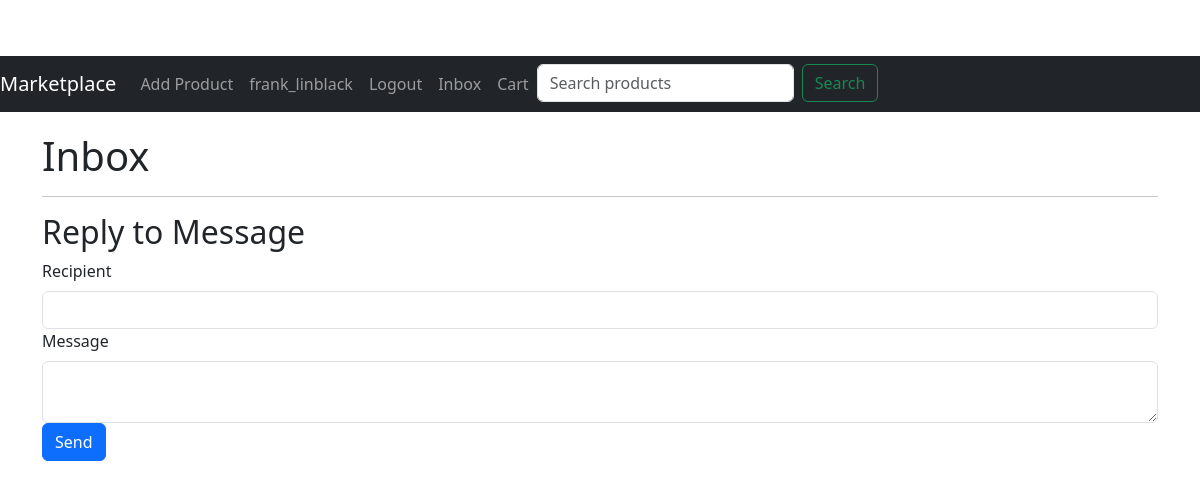
The page /inbox (signed in) on the database as committed earlier.
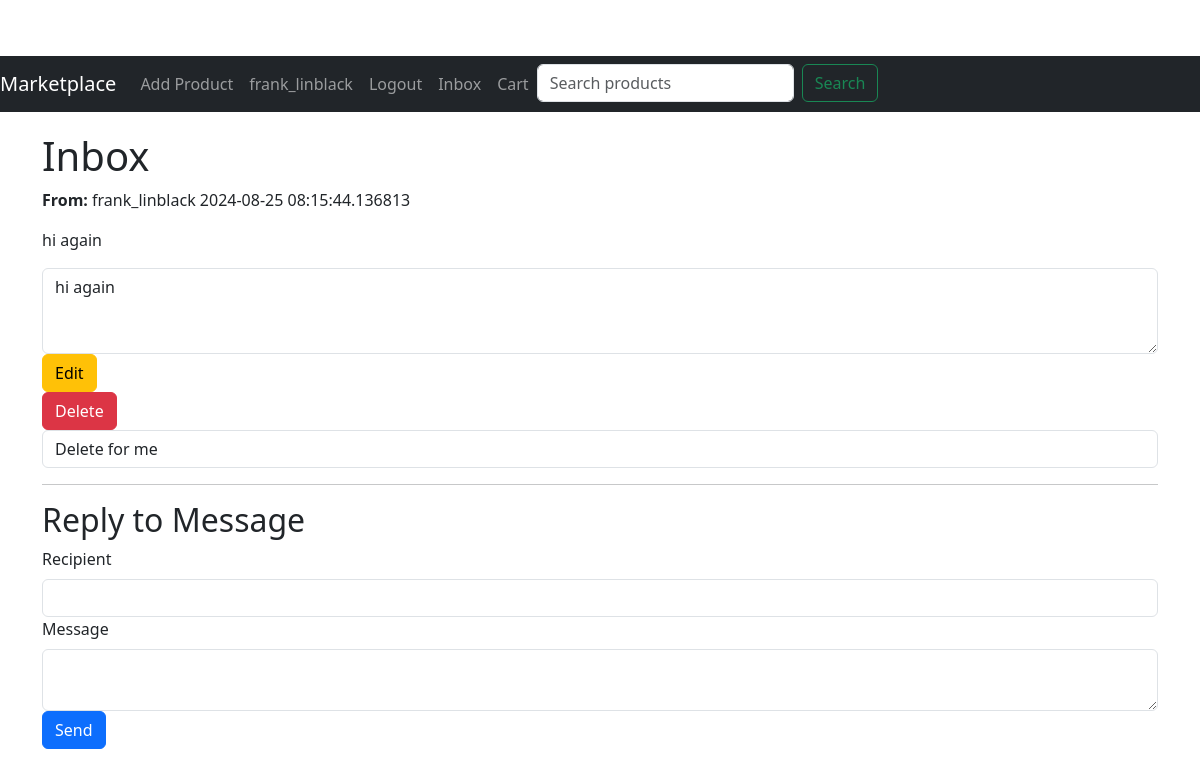
The same page on the database as committed later.
### app/models.py (models this page shows, shortened)
class User(UserMixin, db.Model):
    id = db.Column(db.Integer, primary_key=True)
    username = db.Column(db.String(64), index=True, unique=True)
    email = db.Column(db.String(120), index=True, unique=True)
    password_hash = db.Column(db.String(128))
    profile_picture = db.Column(db.String(150), nullable=True)
    products = db.relationship('Product', backref='author', lazy='dynamic')
    reviews = db.relationship('Review', backref='author', lazy='dynamic')
    admin_profile = db.relationship('Admin', uselist=False, backref='user')
    wishlist_entries = db.relationship('Wishlist', backref='user', lazy=True)
    received_messages = db.relationship('Message', foreign_keys='Message.receiver_id', backref='receiver', overlaps="sent_messages,received_messages")
    sent_messages = db.relationship('Message', foreign_keys='Message.sender_id', backref='sender', overlaps="received_messages,sent_messages")

class Message(db.Model):
    id = db.Column(db.Integer, primary_key=True)
    sender_id = db.Column(db.Integer, db.ForeignKey('user.id'))
    receiver_id = db.Column(db.Integer, db.ForeignKey('user.id'))
    body = db.Column(db.String(1024))
    timestamp = db.Column(db.DateTime, index=True, default=datetime.utcnow)
    read = db.Column(db.Boolean, default=False)
    edited = db.Column(db.Boolean, default=False)
    edit_timestamp = db.Column(db.DateTime, nullable=True)
    deleted_for_sender = db.Column(db.Boolean, default=False)
    deleted_for_receiver = db.Column(db.Boolean, default=False)

### app/routes.py (the view, shortened to what this page needs)
@bp.route('/inbox', methods=['GET', 'POST'])
@login_required
def inbox():
    messages = Message.query.filter(
        (Message.receiver_id == current_user.id) & (Message.deleted_for_receiver == False) |
        (Message.sender_id == current_user.id) & (Message.deleted_for_sender == False)
    ).order_by(Message.timestamp.asc()).all()
    form = MessageForm()
    for message in messages:
        if not message.read and message.receiver_id == current_user.id:
            message.read = True
            db.session.commit()
    return render_template('inbox.html', title='Inbox', messages=messages, form=form)

### app/forms.py
class MessageForm(FlaskForm):
    recipient = StringField('Recipient', validators=[DataRequired()])
    body = TextAreaField('Message', validators=[DataRequired()])
    submit = SubmitField('Send')

### app/models.py (called while the page is built)
@login.user_loader
def load_user(id):
    return User.query.get(int(id))

### app/routes.py (called while the page is built)
@bp.before_request
def before_request():
    if current_user.is_authenticated:
        unread_count = Message.query.filter_by(receiver_id=current_user.id, read=False).count()
        current_app.jinja_env.globals['unread_count'] = unread_count

### app/templates/inbox.html (shortened to what this page needs)
{% extends "base.html" %}
{% block content %}
<h1>{{ title }}</h1>
<div class="inbox-messages">
    {% for message in messages %}
    <div class="message-item {% if not message.read %}unread{% endif %}">
        <p><strong>From:</strong> {{ message.sender.username }} <span class="timestamp">{{ message.timestamp }}</span></p>
        <p>{{ message.body }}</p>
        {% if message.sender.id == current_user.id %}
        <div class="message-actions">
            <form method="POST" action="{{ url_for('main.edit_message', message_id=message.id) }}">
                <div class="form-group">
                    <textarea name="body" class="form-control" rows="3">{{ message.body }}</textarea>
                </div>
                <button type="submit" class="btn btn-warning">Edit</button>
            </form>
            <form method="POST" action="{{ url_for('main.delete_message', message_id=message.id) }}" style="display:inline;">
                <button type="submit" class="btn btn-danger">Delete</button>
                <select name="delete_option" class="form-control">
                    <option value="user">Delete for me</option>
                </select>
            </form>
        </div>
        {% endif %}
    </div>
    {% endfor %}
</div>
<hr>
<div class="message-reply">
    <h2>Reply to Message</h2>
    <form method="POST" action="">
        <div class="form-group">
            {{ form.recipient.label(class="form-label") }}
            {{ form.recipient(class="form-control") }}
        </div>
        <div class="form-group">
            {{ form.body.label(class="form-label") }}
            {{ form.body(class="form-control") }}
        </div>
        <div class="form-group">
            {{ form.submit(class="btn btn-primary") }}
        </div>
    </form>
</div>
{% endblock %}

### app/templates/base.html (shortened to what this page needs)
<!doctype html>
<html lang="en">
<head>
  <link rel="stylesheet" href="{{ url_for('static', filename='css/styles.css') }}">
  <link href="https://cdn.jsdelivr.net/npm/bootstrap@5.3.0/dist/css/bootstrap.min.css" rel="stylesheet">
</head>
<body>
  <nav class="navbar navbar-expand-lg navbar-dark bg-dark">
    <a class="navbar-brand" href="{{ url_for('main.index') }}">Marketplace</a>
    <div class="collapse navbar-collapse" id="navbarNav">
      <ul class="navbar-nav">
        {% if current_user.is_authenticated %}
        <li class="nav-item">
          <a class="nav-link" href="{{ url_for('main.add_product') }}">Add Product</a>
        </li>
        <li class="nav-item">
          <a class="nav-link" href="{{ url_for('main.edit_profile') }}">{{ current_user.username }}</a>
        </li>
        <li class="nav-item">
          <a class="nav-link" href="{{ url_for('main.logout') }}">Logout</a>
        </li>
        <li class="nav-item">
          <a class="nav-link" href="{{ url_for('main.inbox') }}">
            Inbox
          </a>
        </li>
        {% endif %}
        <li class="nav-item">
          <a class="nav-link" href="{{ url_for('main.cart') }}">Cart</a>
        </li>
        <li class="nav-item">
          <form class="d-flex ms-auto" action="{{ url_for('main.search') }}" method="get">
            <input class="form-control me-2" type="search" name="query" placeholder="Search products" aria-label="Search">
            <button class="btn btn-outline-success" type="submit">Search</button>
          </form>
        </li>
      </ul>
    </div>
  </nav>
  <div class="container">
    {% block content %}{% endblock %}
  </div>
</body>
</html>

### app/static/css/styles.css (style rules this page uses)
body { padding-top: 56px; }
.navbar { margin-bottom: 20px; }
.container { max-width: 960px; margin: 0 auto; }
.btn { border-radius: .2rem; padding: .5rem 1rem; }
.btn-primary { background-color: #007bff; border-color: #007bff; }
.btn-danger { background-color: #dc3545; border-color: #dc3545; }

Rows that differ between the two databases and show on the page:
added Message: sender.username "frank_linblack", timestamp "2024-08-25 08:15:44.136813", body "hi again"
